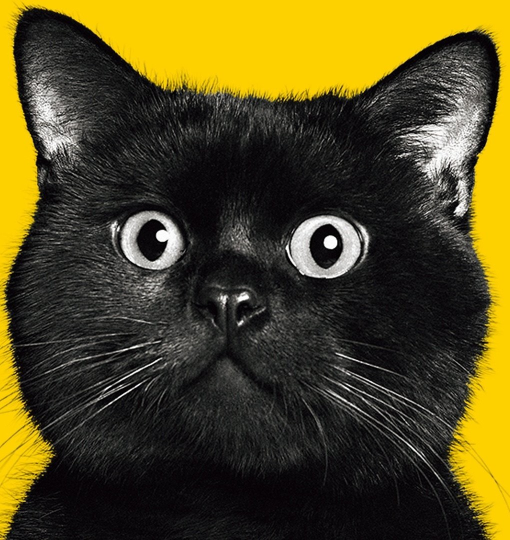
#> input picture images/cat1.jpg, 1020 x 1080 px (shown at 1/2 size)
$ python prac2.py
#> lines starting #> are read from the running program, lines starting #| are printed output that depends on the picture; after the words box and inside, x2 and y2 are one past the last pixel; in counts of white or black regions, pixels touching at a corner belong together
import matplotlib.pyplot as plt
import numpy as np
import cv2 as cv

# binary image using threshold
img = cv.imread(cv.samples.findFile("images/cat1.jpg"), cv.IMREAD_GRAYSCALE)
#> img: shape (1080, 1020); min 0, max 255, mean 72.9
ret, thresh1 = cv.threshold(img, 27, 255, cv.THRESH_BINARY)
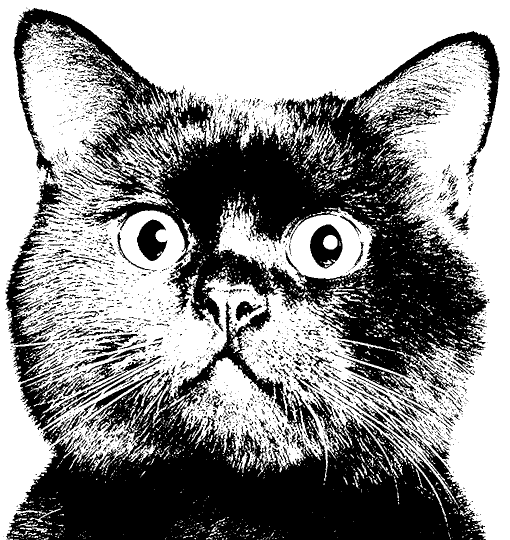
#> thresh1: shape (1080, 1020) (shown at 1/2 size); 56.8% white; 3255 black regions (2782 under 20 px), largest, box (x1, y1, x2, y2) and area: (27, 16, 999, 784) 216788, (12, 595, 972, 1080) 179611, (40, 693, 292, 860) 8415
ret, thresh2 = cv.threshold(img, 127, 255, cv.THRESH_BINARY)
#> thresh2: shape (1080, 1020); 26% white; 1050 white regions (929 under 20 px), largest, box (x1, y1, x2, y2) and area: (0, 0, 1020, 1080) 235696, (799, 187, 966, 365) 11679, (571, 431, 721, 557) 9507
ret, thresh3 = cv.threshold(img, 227, 255, cv.THRESH_BINARY)
#> thresh3: shape (1080, 1020); 1% white; 491 white regions (425 under 20 px), largest, box (x1, y1, x2, y2) and area: (849, 270, 935, 356) 1837, (313, 439, 354, 507) 1144, (594, 436, 664, 481) 770

images = [img, thresh1, thresh2, thresh3]
for i in range(4):
    plt.subplot(2,3,i+1),plt.imshow(images[i],'gray',vmin=0,vmax=255)
    plt.xticks([]),plt.yticks([])
plt.show()

img = cv.imread(cv.samples.findFile("images/forComp.jpg"), 0)
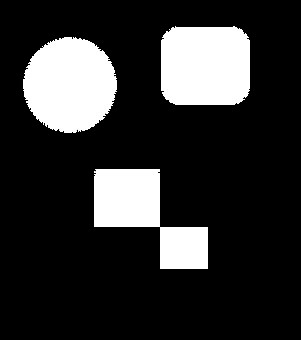
#> input picture images/forComp.jpg, 301 x 340 px
#> img is the input picture: shape (340, 301); min 0, max 255, mean 48.5
img = cv.threshold(img, 127, 255, cv.THRESH_BINARY)[1]
#> img: shape (340, 301); 19% white; 3 white regions, box (x1, y1, x2, y2) and area: (23, 37, 117, 133) 6975, (161, 26, 250, 105) 6651, (94, 169, 208, 269) 5836
# conected components
# тут посмотреть
num_labels, labels = cv.connectedComponents(img, connectivity=4)
#> labels: shape (340, 301) int32; 7 distinct labels, from 0 to 6
#> num_labels = 7
label_hue = np.uint8(179*labels/np.max(labels))
blank_ch = 255*np.ones_like(label_hue)
labeled_img = cv.merge([label_hue, blank_ch, blank_ch])

labeled_img = cv.cvtColor(labeled_img, cv.COLOR_HSV2BGR)

labeled_img[label_hue == 0] = 0

plt.imshow(cv.cvtColor(labeled_img, cv.COLOR_BGR2RGB))
plt.axis('off')
plt.title("Image after Component Labeling")
plt.show()

num_labels, labels = cv.connectedComponents(img, connectivity=8)
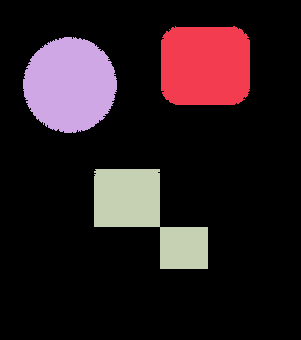
#> labels: shape (340, 301) int32; 4 distinct labels, from 0 to 3; one colour per label, 0 black
#> num_labels = 4
label_hue = np.uint8(178*labels/np.max(labels))
blank_ch = 255*np.ones_like(label_hue)
labeled_img = cv.merge([label_hue, blank_ch, blank_ch])

labeled_img = cv.cvtColor(labeled_img, cv.COLOR_HSV2BGR)

labeled_img[label_hue == 0] = 0

plt.imshow(cv.cvtColor(labeled_img, cv.COLOR_BGR2RGB))
plt.axis('off')
plt.title("Image after Component Labeling")
plt.show()

# histogramm equalization
# numpy
img = cv.imread(cv.samples.findFile("images/landscape.jpg"), cv.IMREAD_GRAYSCALE)
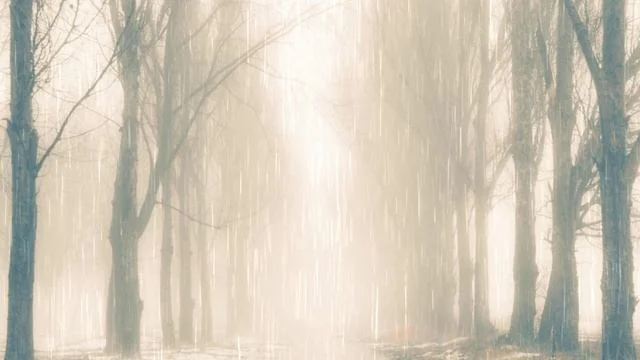
#> input picture images/landscape.jpg, 640 x 360 px
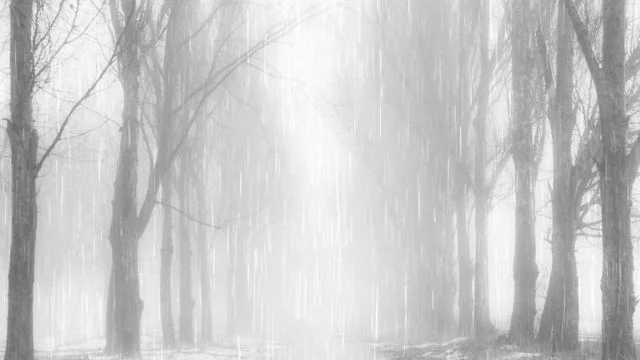
#> img: shape (360, 640); min 101, max 254, mean 200.9
hist,bins = np.histogram(img.flatten(),256, [0,256])
#> hist = 256 values, max 3679 at index 218, min 0 at index 0, mean 900; bins = 257 values from 0 to 256

cdf = hist.cumsum()
#> cdf = 256 values from 0 to 230400
cdf_normalized = cdf * float(hist.max()) / cdf.max()
#> cdf_normalized = 256 values from 0 to 3679

plt.plot(cdf_normalized, color = 'b')
plt.hist(img.flatten(),256,[0,256], color = 'r')
plt.xlim([0,256])
plt.legend(('cdf','histogram'), loc = 'upper left')
plt.show()
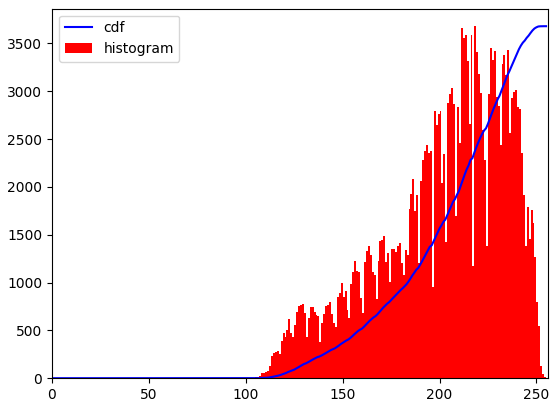
#> figure drawn by matplotlib, 1 panel; tallest bar 3679 high, from x = 218 to 219; curve peaks at x = 254, y = 3679

cdf_m = np.ma.masked_equal(cdf,0)
cdf_m = (cdf_m - cdf_m.min())*255/(cdf_m.max()-cdf_m.min())
cdf = np.ma.filled(cdf_m,0).astype('uint8')
#> cdf = 256 values from 0 to 255

img2 = cdf[img]

plt.plot(cdf_m, color = 'b')
plt.hist(img2.flatten(),256,[0,256], color = 'r')
plt.xlim([0,256])
plt.legend(('cdf','histogram'), loc = 'upper left')
plt.show()
#> figure, not shown here; tallest bar 3679 high, from x = 163 to 164; curve peaks at x = 254, y = 255

res = np.hstack((img,img2))
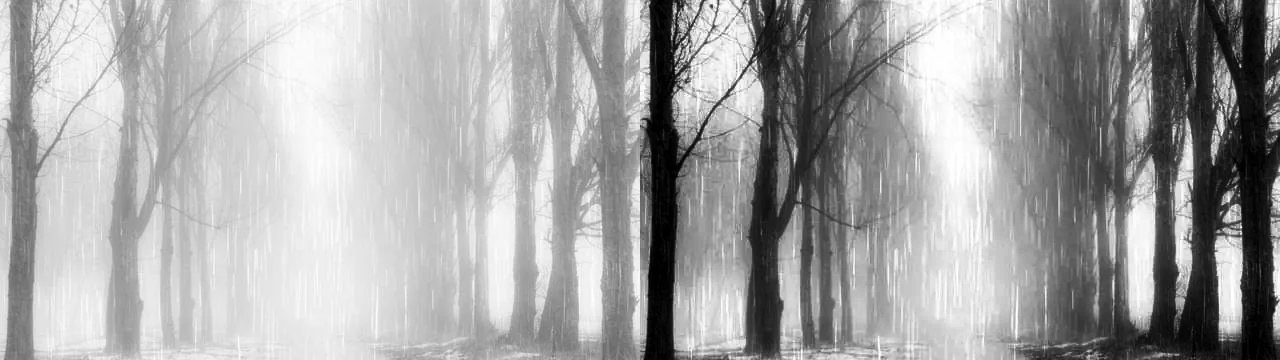
#> res: shape (360, 1280); min 0, max 255, mean 164.6
cv.imshow("OpenCV equalization", res)
cv.waitKey(0)

# opencv
plt.show()
equ = cv.equalizeHist(img)
res = np.hstack((img,equ))
cv.imshow("OpenCV equalization", res)
cv.waitKey(0)
